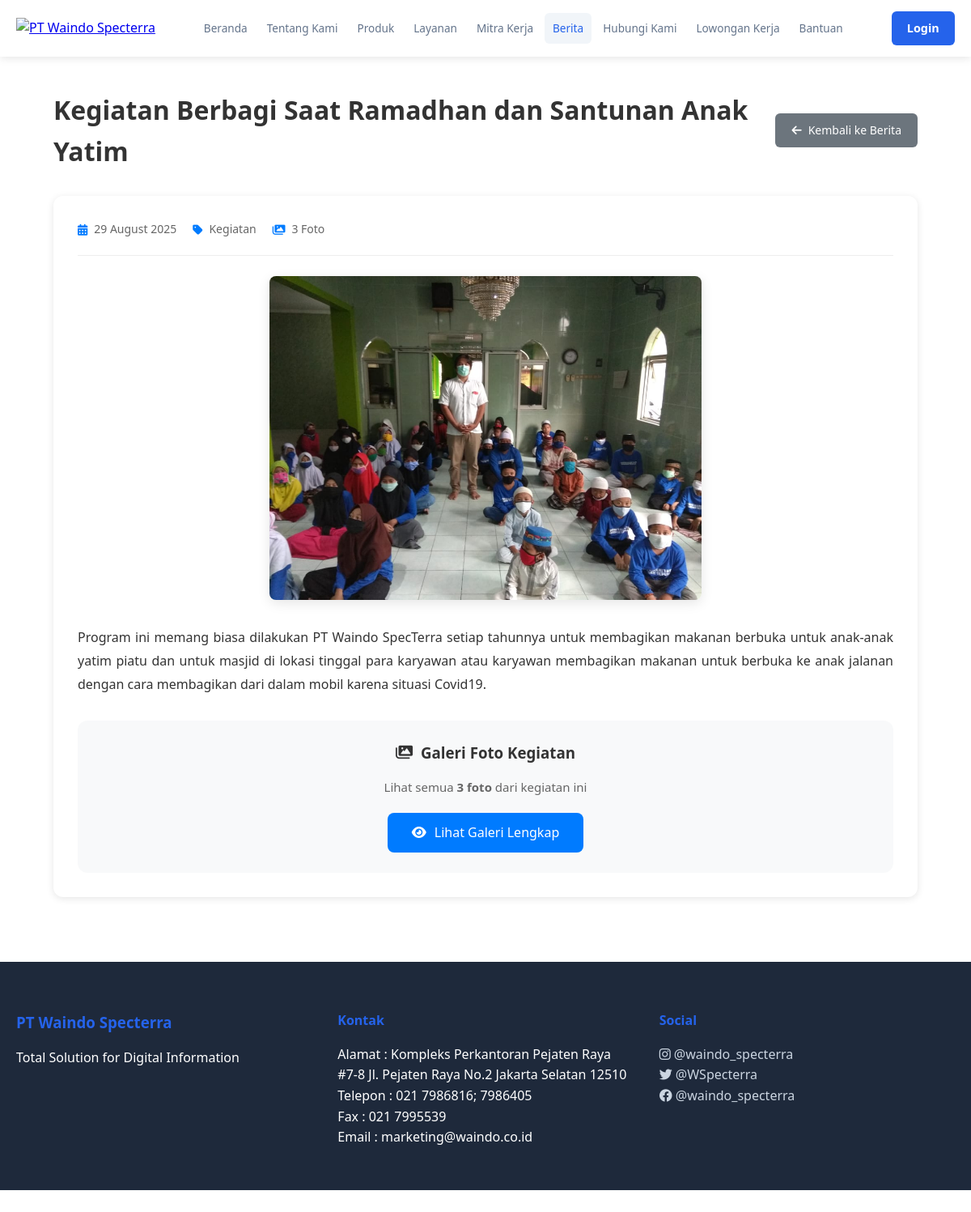
Page /kegiatan-detail.php?type=kegiatan&id=4 on the committed database.
### tables this page shows
CREATE TABLE `kegiatan` (
  `kegiatan_id` int NOT NULL,
  `judul` varchar(200) NOT NULL,
  `deskripsi` text,
  `created_at` timestamp NULL DEFAULT CURRENT_TIMESTAMP,
  `category_id` int DEFAULT NULL
);

CREATE TABLE `kegiatan_foto` (
  `foto_id` int NOT NULL,
  `kegiatan_id` int DEFAULT NULL,
  `foto` varchar(255) DEFAULT NULL
);

### kegiatan-detail.php (the view, shortened to what this page needs)
<?php
require_once 'connect/koneksi.php';
$id = isset($_GET['id']) ? (int)$_GET['id'] : 0;
$detail = null;
$photoCount = 0;
$query = "SELECT * FROM kegiatan WHERE kegiatan_id = $id";
$result = mysqli_query($conn, $query);
if ($result && mysqli_num_rows($result) === 1) {
	$detail = mysqli_fetch_assoc($result);
} else {
	header('Location: berita.php');
	exit();
}
$photoQuery = "SELECT COUNT(*) as total FROM kegiatan_foto WHERE kegiatan_id = $id";
$photoResult = mysqli_query($conn, $photoQuery);
if ($photoResult) {
	$photoRow = mysqli_fetch_assoc($photoResult);
	$photoCount = $photoRow['total'];
}
$coverPhoto = null;
$coverQuery = "SELECT foto FROM kegiatan_foto WHERE kegiatan_id = $id LIMIT 1";
$coverResult = mysqli_query($conn, $coverQuery);
if ($coverResult && mysqli_num_rows($coverResult) > 0) {
	$coverRow = mysqli_fetch_assoc($coverResult);
	$coverPhoto = $coverRow['foto'];
}
?>
<!DOCTYPE html>
<html lang="id">
<head>
	<link rel="stylesheet" href="assets/css/common.css">
	<link rel="stylesheet" href="assets/css/berita.css">
	<link rel="stylesheet" href="assets/css/navbar.css">
	<link rel="stylesheet" href="https://cdnjs.cloudflare.com/ajax/libs/font-awesome/6.0.0/css/all.min.css">
</head>
<body>
	<?php include 'includes/navbar.php'; ?>
	<main>
		<div class="detail-page">
			<div class="detail-header">
				<h1><?php echo htmlspecialchars($detail['judul']); ?></h1>
				<a href="berita.php" class="btn-back">
					<i class="fas fa-arrow-left"></i>
					Kembali ke Berita
				</a>
			</div>
			<div class="detail-content">
				<div class="detail-meta">
					<div class="meta-item">
						<i class="fas fa-calendar-alt"></i>
						<span><?php echo date('d F Y', strtotime($detail['created_at'])); ?></span>
					</div>
					<div class="meta-item">
						<i class="fas fa-tag"></i>
						<span>Kegiatan</span>
					</div>
					<?php if ($photoCount > 0): ?>
						<div class="meta-item">
							<i class="fas fa-images"></i>
							<span><?php echo $photoCount; ?> Foto</span>
						</div>
					<?php endif; ?>
				</div>
				<?php if ($coverPhoto): ?>
					<div class="detail-cover">
						<img src="<?php echo htmlspecialchars($coverPhoto); ?>" alt="<?php echo htmlspecialchars($detail['judul']); ?>">
					</div>
				<?php endif; ?>
				<div class="detail-description">
					<?php
					$description = htmlspecialchars($detail['deskripsi']);
					$description = nl2br($description);
					echo $description;
					?>
				</div>
				<div class="gallery-section">
					<h3>
						<i class="fas fa-images"></i>
						Galeri Foto Kegiatan
					</h3>
					<?php if ($photoCount > 0): ?>
						<div class="gallery-info">
							Lihat semua <strong><?php echo $photoCount; ?> foto</strong> dari kegiatan ini
						</div>
						<a href="galeri.php?type=kegiatan&id=<?php echo $id; ?>" class="btn-gallery">
							<i class="fas fa-eye"></i>
							Lihat Galeri Lengkap
						</a>
					<?php endif; ?>
				</div>
			</div>
		</div>
	</main>
	<footer class="footer">
		<div class="container">
			<div class="footer-content">
				<div class="footer-section">
					<h3>PT Waindo Specterra</h3>
					<p>Total Solution for Digital Information</p>
				</div>
				<div class="footer-section">
					<ul>
						<h4>Kontak</h4>
						<p>Alamat : Kompleks Perkantoran Pejaten Raya #7-8 Jl. Pejaten Raya No.2 Jakarta Selatan 12510</p>
						<p>Telepon : 021 7986816; 7986405</p>
						<p>Fax : 021 7995539</p>
						<p>Email : marketing@waindo.co.id</p>
					</ul>
				</div>
				<div class="footer-section">
					<h4>Social</h4>
					<p><a href="https://www.instagram.com/waindo_specterra?igshid=fysfd3j6l41n"><i class="fa-brands fa-instagram"></i> @waindo_specterra</a></p>
					<p><a href="https://x.com/WSpecterra?s=08"><i class="fa-brands fa-twitter"></i> @WSpecterra</a></p>
					<p><a href="https://www.instagram.com/waindo_specterra?igshid=fysfd3j6l41n"><i class="fa-brands fa-facebook"></i> @waindo_specterra</a></p>
				</div>
			</div>
		</div>
	</footer>
</body>
</html>

### assets/css/common.css (style rules this page uses)
* { margin: 0; padding: 0; box-sizing: border-box; }
body { font-family: "Segoe UI", Tahoma, Geneva, Verdana, sans-serif; line-height: 1.6; color: #333; background-color: #ffffff; padding-top: 70px; }
.container { max-width: 1200px; margin: 0 auto; padding: 0 20px; }
.footer { background: #1e293b; color: white; padding: 60px 0 20px; margin-top: 80px; }
.footer-content { display: grid; grid-template-columns: repeat(auto-fit, minmax(250px, 1fr)); gap: 2rem; margin-bottom: 2rem; }
.footer-section h3, .footer-section h4 { margin-bottom: 1rem; color: #2563eb; }
.footer-section ul { list-style: none; }
.footer-section a { color: #cbd5e1; text-decoration: none; transition: color 0.3s ease; }

### assets/css/navbar.css (style rules this page uses)
body { margin-top: -60px; }

### kegiatan-detail.php (style rules this page uses)
.detail-page { margin: 24px auto; max-width: 1100px; padding: 0 16px; margin-top: 100px; }
.detail-header { display: flex; align-items: center; justify-content: space-between; margin-bottom: 30px; flex-wrap: wrap; gap: 16px; }
.detail-header h1 { margin: 0; color: #333; flex: 1; min-width: 200px; }
.btn-back { background: #6c757d; color: white; padding: 10px 20px; border-radius: 6px; text-decoration: none; font-size: 14px; transition: background-color 0.3s ease; display: flex; align-items: center; gap: 8px; }
.detail-content { background: white; border-radius: 12px; padding: 30px; box-shadow: 0 2px 10px rgba(0,0,0,0.1); margin-bottom: 30px; }
.detail-meta { display: flex; align-items: center; gap: 20px; margin-bottom: 25px; padding-bottom: 20px; border-bottom: 1px solid #eee; flex-wrap: wrap; }
.meta-item { display: flex; align-items: center; gap: 8px; color: #666; font-size: 14px; }
.meta-item i { color: #007bff; }
.detail-cover { margin-bottom: 25px; text-align: center; }
.detail-cover img { max-width: 100%; height: auto; max-height: 400px; border-radius: 8px; box-shadow: 0 4px 15px rgba(0,0,0,0.1); }
.detail-description { font-size: 16px; line-height: 1.8; color: #333; text-align: justify; margin-bottom: 30px; }
.gallery-section { background: #f8f9fa; border-radius: 12px; padding: 25px; text-align: center; }
.gallery-section h3 { margin: 0 0 15px 0; color: #333; display: flex; align-items: center; justify-content: center; gap: 10px; }
.gallery-info { color: #666; margin-bottom: 20px; font-size: 15px; }
.btn-gallery { background: #007bff; color: white; padding: 12px 30px; border-radius: 8px; text-decoration: none; font-weight: 500; font-size: 16px; transition: all 0.3s ease; display: inline-flex; align-items: center; gap: 10px; border: none; cursor: pointer; }

### rows in the picture
kegiatan: judul "Kegiatan Berbagi Saat Ramadhan dan Santunan Anak Yatim", created_at "29 August 2025", deskripsi "Program ini memang biasa dilakukan PT Waindo SpecTerra setiap tahunnya untuk membagikan makanan berbuka untuk anak-anak yatim piatu dan untuk masjid di lokasi tinggal para karyawan atau karyawan membagikan makanan untuk berbuka ke anak jalanan dengan cara membagikan dari dalam mobil karena situasi Covid19."
kegiatan_foto: foto (picture)

### other values in the picture
$photoCount "3"
